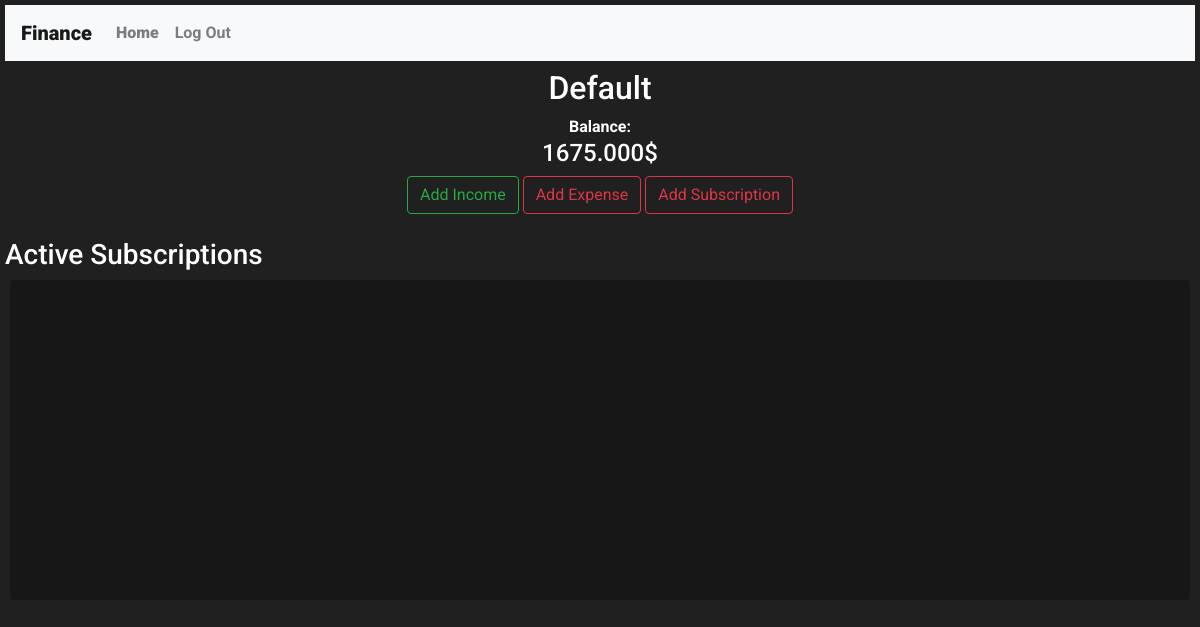
The page / (signed in) on the database as committed earlier.
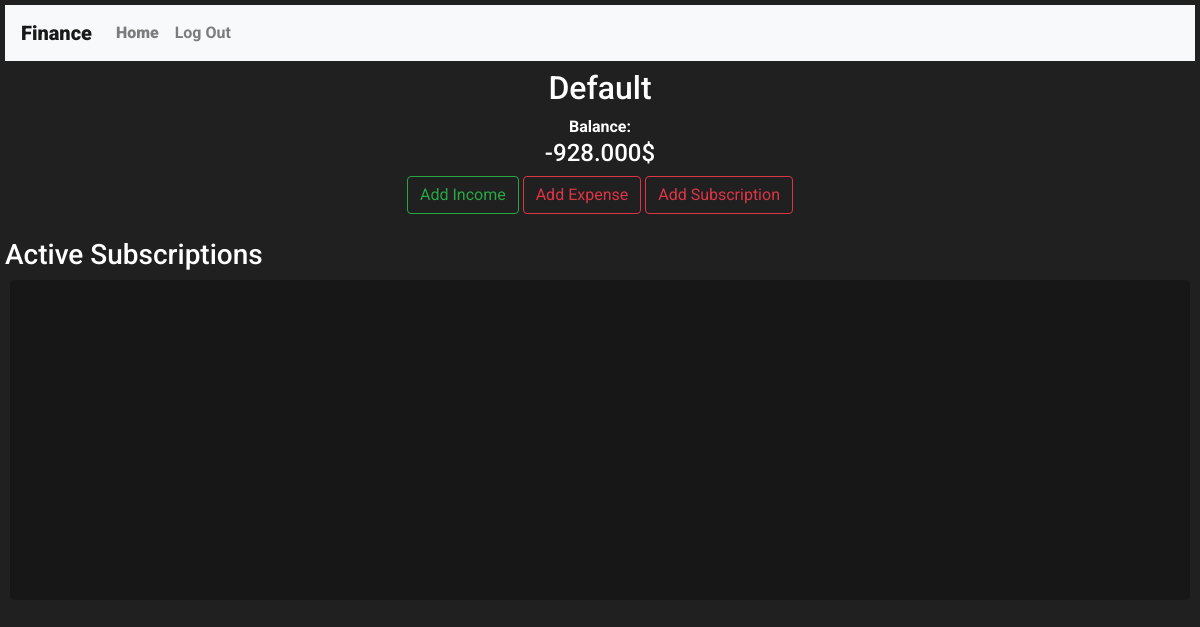
The same page on the database as committed later.
### finance/models.py (models this page shows, shortened)
class Account(models.Model):
    user = models.ForeignKey("User", on_delete=models.CASCADE, related_name="accounts")
    balance = models.DecimalField(decimal_places=3,max_digits=10)
    name = models.CharField(max_length= 50, blank=True)

### finance/views.py (the view)
# urls.py: path("", views.index, name="index"),
def index(request):
    if (request.user.is_authenticated):
        if (not request.user.accounts.all().count()):
            default_account = Account(user = request.user,balance=0,name="Default")
            default_account.save()
        default_account = request.user.accounts.get(name="Default")
        return render(request, "finance/index.html",{
            "account":default_account
        })
    return render(request, "finance/index.html")

### finance/templates/finance/index.html (shortened to what this page needs)
{% extends "finance/layout.html" %}
{% load static %}
{% block body %}
    <div>
        {% if user.is_authenticated %}
        <div id="content">
            <h2>{{ account.name }}</h2>
            <span>Balance: <h4 id="balance">{{ account.balance }}$</h4></span>
            <button name="income" data-account-id="{{account.id}}" class="btn btn-outline-success">Add Income</button>
            <button name="expense" data-account-id="{{account.id}}" class="btn btn-outline-danger">Add Expense</button>
            <button name="recexpense" data-account-id="{{account.id}}" class="btn btn-outline-danger">Add Subscription</button>
        </div>
        <br>
        <h3>Active Subscriptions</h3>
        <div class="subs-container rounded">
        </div>
        {% endif %}
    </div>
{% endblock %}

### finance/templates/finance/layout.html (shortened to what this page needs)
{% load static %}
<!DOCTYPE html>
<html lang="en">
    <head>
        <link rel="stylesheet" href="https://stackpath.bootstrapcdn.com/bootstrap/4.4.1/css/bootstrap.min.css">
        <link href="{% static 'finance/styles.css' %}" rel="stylesheet">
    </head>
    <body>
        <nav class="navbar navbar-expand-lg navbar-light bg-light">
            <b><a class="navbar-brand" href="">Finance</a></b>
            <div>
              <ul class="navbar-nav mr-auto">
                {% if user.is_authenticated %}
                    <li class="nav-item">
                        <a class="nav-link" href=""><strong>Home</strong></a>
                    </li>
                {% endif %}
                {% if user.is_authenticated %}
                    <li class="nav-item">
                        <a class="nav-link" href="{% url 'logout' %}">Log Out</a>
                    </li>
                {% endif %}
              </ul>
            </div>
          </nav>
        <div class="body">
            {% block body %}
            {% endblock %}
        </div>
    </body>
</html>

### finance/static/finance/styles.css (style rules this page uses)
body { color: white; background-color: #202020; margin: 5px; font-family: "roboto", sans-serif; font-weight: 700; }
div#content { text-align: center; }
div.subs-container { margin: 5px; background-color: #171717; height: 40vh; overflow: auto; text-align: justify; }

Rows that differ between the two databases and show on the page:
changed Account "Default": balance "1675.000" → "-928.000"
